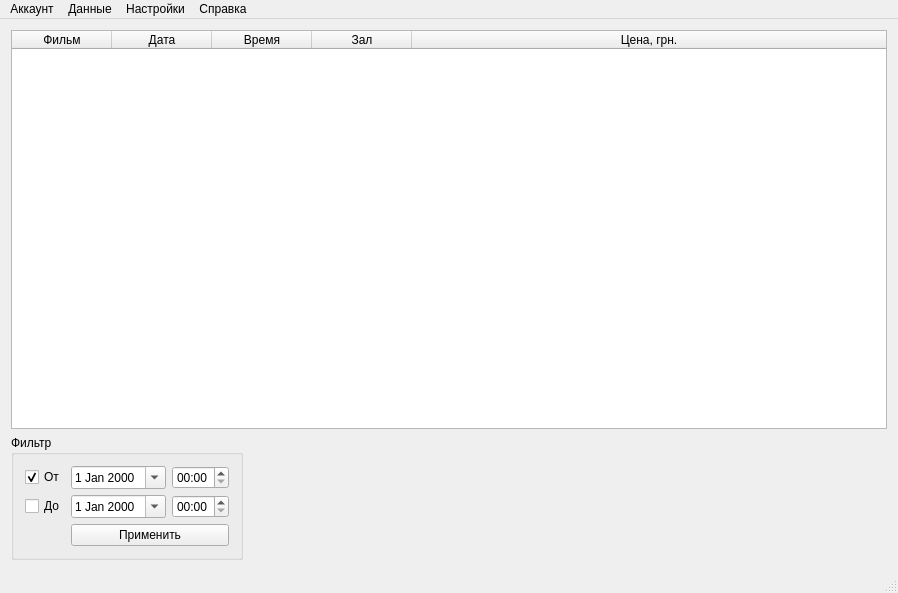
<?xml version="1.0" encoding="UTF-8"?>
<ui version="4.0">
 <class>MainWindow</class>
 <widget class="QMainWindow" name="MainWindow">
  <property name="geometry">
   <rect>
    <x>0</x>
    <y>0</y>
    <width>898</width>
    <height>593</height>
   </rect>
  </property>
  <property name="windowTitle">
   <string>MainWindow</string>
  </property>
  <property name="windowIcon">
   <iconset resource="icons.qrc">
    <normaloff>:/icons/icons/ticket.ico</normaloff>:/icons/icons/ticket.ico</iconset>
  </property>
  <widget class="QWidget" name="centralWidget">
   <property name="enabled">
    <bool>true</bool>
   </property>
   <layout class="QGridLayout" name="gridLayout_2">
    <item row="0" column="0">
     <widget class="QTableWidget" name="tableWidget">
      <property name="enabled">
       <bool>true</bool>
      </property>
      <property name="frameShape">
       <enum>QFrame::StyledPanel</enum>
      </property>
      <property name="frameShadow">
       <enum>QFrame::Sunken</enum>
      </property>
      <property name="horizontalScrollBarPolicy">
       <enum>Qt::ScrollBarAlwaysOff</enum>
      </property>
      <property name="editTriggers">
       <set>QAbstractItemView::DoubleClicked</set>
      </property>
      <property name="alternatingRowColors">
       <bool>true</bool>
      </property>
      <property name="selectionMode">
       <enum>QAbstractItemView::SingleSelection</enum>
      </property>
      <property name="selectionBehavior">
       <enum>QAbstractItemView::SelectRows</enum>
      </property>
      <property name="textElideMode">
       <enum>Qt::ElideMiddle</enum>
      </property>
      <attribute name="horizontalHeaderShowSortIndicator" stdset="0">
       <bool>false</bool>
      </attribute>
      <attribute name="horizontalHeaderStretchLastSection">
       <bool>true</bool>
      </attribute>
      <attribute name="verticalHeaderVisible">
       <bool>false</bool>
      </attribute>
      <column>
       <property name="text">
        <string>Фильм</string>
       </property>
      </column>
      <column>
       <property name="text">
        <string>Дата</string>
       </property>
      </column>
      <column>
       <property name="text">
        <string>Время</string>
       </property>
      </column>
      <column>
       <property name="text">
        <string>Зал</string>
       </property>
      </column>
      <column>
       <property name="text">
        <string>Цена, грн.</string>
       </property>
      </column>
     </widget>
    </item>
    <item row="1" column="0">
     <layout class="QHBoxLayout" name="horizontalLayout">
      <item>
       <widget class="QGroupBox" name="groupBox">
        <property name="title">
         <string>Фильтр</string>
        </property>
        <layout class="QGridLayout" name="gridLayout">
         <item row="0" column="2">
          <widget class="QTimeEdit" name="timeFilterFrom">
           <property name="currentSection">
            <enum>QDateTimeEdit::HourSection</enum>
           </property>
           <property name="displayFormat">
            <string>HH:mm</string>
           </property>
           <property name="calendarPopup">
            <bool>false</bool>
           </property>
          </widget>
         </item>
         <item row="1" column="0">
          <widget class="QCheckBox" name="checkBefore">
           <property name="text">
            <string>До</string>
           </property>
          </widget>
         </item>
         <item row="1" column="2">
          <widget class="QTimeEdit" name="timeFilterBefore">
           <property name="currentSection">
            <enum>QDateTimeEdit::HourSection</enum>
           </property>
           <property name="displayFormat">
            <string>HH:mm</string>
           </property>
           <property name="calendarPopup">
            <bool>false</bool>
           </property>
          </widget>
         </item>
         <item row="1" column="1">
          <widget class="QDateEdit" name="dateFilterBefore">
           <property name="enabled">
            <bool>true</bool>
           </property>
           <property name="calendarPopup">
            <bool>true</bool>
           </property>
          </widget>
         </item>
         <item row="0" column="0">
          <widget class="QCheckBox" name="checkFrom">
           <property name="text">
            <string>От</string>
           </property>
           <property name="checked">
            <bool>true</bool>
           </property>
          </widget>
         </item>
         <item row="0" column="1">
          <widget class="QDateEdit" name="dateFilterFrom">
           <property name="enabled">
            <bool>true</bool>
           </property>
           <property name="calendarPopup">
            <bool>true</bool>
           </property>
          </widget>
         </item>
         <item row="2" column="1" colspan="2">
          <widget class="QPushButton" name="pushButton">
           <property name="text">
            <string>Применить</string>
           </property>
          </widget>
         </item>
        </layout>
       </widget>
      </item>
      <item>
       <spacer name="horizontalSpacer">
        <property name="orientation">
         <enum>Qt::Horizontal</enum>
        </property>
        <property name="sizeHint" stdset="0">
         <size>
          <width>40</width>
          <height>20</height>
         </size>
        </property>
       </spacer>
      </item>
     </layout>
    </item>
   </layout>
  </widget>
  <widget class="QMenuBar" name="menuBar">
   <property name="geometry">
    <rect>
     <x>0</x>
     <y>0</y>
     <width>898</width>
     <height>20</height>
    </rect>
   </property>
   <widget class="QMenu" name="menuSettings">
    <property name="title">
     <string>Настройки</string>
    </property>
    <addaction name="actionSettings"/>
   </widget>
   <widget class="QMenu" name="menuAccount">
    <property name="title">
     <string>Аккаунт</string>
    </property>
    <addaction name="actionLock"/>
    <addaction name="actionLogout"/>
    <addaction name="separator"/>
    <addaction name="actionExit"/>
   </widget>
   <widget class="QMenu" name="menuData">
    <property name="tearOffEnabled">
     <bool>false</bool>
    </property>
    <property name="title">
     <string>Данные</string>
    </property>
    <property name="separatorsCollapsible">
     <bool>false</bool>
    </property>
    <property name="toolTipsVisible">
     <bool>false</bool>
    </property>
    <widget class="QMenu" name="menuSession">
     <property name="tearOffEnabled">
      <bool>false</bool>
     </property>
     <property name="title">
      <string>Сеансы</string>
     </property>
     <property name="icon">
      <iconset resource="icons.qrc">
       <normaloff>:/icons/icons/video.ico</normaloff>:/icons/icons/video.ico</iconset>
     </property>
     <property name="separatorsCollapsible">
      <bool>false</bool>
     </property>
     <addaction name="actionAddSession"/>
     <addaction name="actionEditSession"/>
     <addaction name="actionRemoveSession"/>
     <addaction name="separator"/>
     <addaction name="actionUpdateSessions"/>
    </widget>
    <widget class="QMenu" name="menuTickets">
     <property name="title">
      <string>Билеты</string>
     </property>
     <property name="icon">
      <iconset resource="icons.qrc">
       <normaloff>:/icons/icons/ticket.ico</normaloff>:/icons/icons/ticket.ico</iconset>
     </property>
     <addaction name="actionTicketInfo"/>
     <addaction name="actionTicketReturn"/>
    </widget>
    <addaction name="menuSession"/>
    <addaction name="menuTickets"/>
    <addaction name="actionFilms"/>
    <addaction name="actionEmployees"/>
   </widget>
   <widget class="QMenu" name="menuHelp">
    <property name="title">
     <string>Справка</string>
    </property>
    <addaction name="actionHelp"/>
    <addaction name="separator"/>
    <addaction name="actionAboutProgram"/>
   </widget>
   <addaction name="menuAccount"/>
   <addaction name="menuData"/>
   <addaction name="menuSettings"/>
   <addaction name="menuHelp"/>
  </widget>
  <widget class="QStatusBar" name="statusBar">
   <property name="sizeGripEnabled">
    <bool>true</bool>
   </property>
  </widget>
  <action name="actionLogin">
   <property name="icon">
    <iconset resource="icons.qrc">
     <normaloff>:/icons/icons/login.ico</normaloff>:/icons/icons/login.ico</iconset>
   </property>
   <property name="text">
    <string>Авторизация</string>
   </property>
  </action>
  <action name="actionLogout">
   <property name="icon">
    <iconset resource="icons.qrc">
     <normaloff>:/icons/icons/exit.ico</normaloff>:/icons/icons/exit.ico</iconset>
   </property>
   <property name="text">
    <string>Выйти с аккаунта</string>
   </property>
  </action>
  <action name="actionSettings">
   <property name="icon">
    <iconset resource="icons.qrc">
     <normaloff>:/icons/icons/settings.ico</normaloff>:/icons/icons/settings.ico</iconset>
   </property>
   <property name="text">
    <string>Параметры...</string>
   </property>
  </action>
  <action name="actionExit">
   <property name="icon">
    <iconset resource="icons.qrc">
     <normaloff>:/icons/icons/close.ico</normaloff>:/icons/icons/close.ico</iconset>
   </property>
   <property name="text">
    <string>Выход</string>
   </property>
  </action>
  <action name="actionEdit">
   <property name="icon">
    <iconset resource="icons.qrc">
     <normaloff>:/icons/icons/edit2.ico</normaloff>:/icons/icons/edit2.ico</iconset>
   </property>
   <property name="text">
    <string>Изменить</string>
   </property>
  </action>
  <action name="actionRemove">
   <property name="icon">
    <iconset resource="icons.qrc">
     <normaloff>:/icons/icons/remove2.ico</normaloff>:/icons/icons/remove2.ico</iconset>
   </property>
   <property name="text">
    <string>Удалить</string>
   </property>
  </action>
  <action name="actionLock">
   <property name="icon">
    <iconset resource="icons.qrc">
     <normaloff>:/icons/icons/lock.ico</normaloff>:/icons/icons/lock.ico</iconset>
   </property>
   <property name="text">
    <string>Заблокировать</string>
   </property>
  </action>
  <action name="actionFilms">
   <property name="icon">
    <iconset resource="icons.qrc">
     <normaloff>:/icons/icons/film.ico</normaloff>:/icons/icons/film.ico</iconset>
   </property>
   <property name="text">
    <string>Фильмы</string>
   </property>
   <property name="visible">
    <bool>true</bool>
   </property>
  </action>
  <action name="actionHelp">
   <property name="icon">
    <iconset resource="icons.qrc">
     <normaloff>:/icons/icons/help.ico</normaloff>:/icons/icons/help.ico</iconset>
   </property>
   <property name="text">
    <string>Справка</string>
   </property>
  </action>
  <action name="actionAboutProgram">
   <property name="icon">
    <iconset resource="icons.qrc">
     <normaloff>:/icons/icons/info.ico</normaloff>:/icons/icons/info.ico</iconset>
   </property>
   <property name="text">
    <string>О программе...</string>
   </property>
  </action>
  <action name="actionAddSession">
   <property name="icon">
    <iconset resource="icons.qrc">
     <normaloff>:/icons/icons/add2.ico</normaloff>:/icons/icons/add2.ico</iconset>
   </property>
   <property name="text">
    <string>Добавить сеанс</string>
   </property>
   <property name="toolTip">
    <string>Добавить сеанс</string>
   </property>
  </action>
  <action name="actionEditSession">
   <property name="icon">
    <iconset resource="icons.qrc">
     <normaloff>:/icons/icons/edit2.ico</normaloff>:/icons/icons/edit2.ico</iconset>
   </property>
   <property name="text">
    <string>Редактировать сеанс</string>
   </property>
  </action>
  <action name="actionRemoveSession">
   <property name="icon">
    <iconset resource="icons.qrc">
     <normaloff>:/icons/icons/remove2.ico</normaloff>:/icons/icons/remove2.ico</iconset>
   </property>
   <property name="text">
    <string>Удалить сеанс</string>
   </property>
  </action>
  <action name="actionUpdateSessions">
   <property name="icon">
    <iconset resource="icons.qrc">
     <normaloff>:/icons/icons/update.ico</normaloff>:/icons/icons/update.ico</iconset>
   </property>
   <property name="text">
    <string>Обновить</string>
   </property>
   <property name="toolTip">
    <string>Обновить сеансы</string>
   </property>
  </action>
  <action name="actionEmployees">
   <property name="icon">
    <iconset resource="icons.qrc">
     <normaloff>:/icons/icons/employees.ico</normaloff>:/icons/icons/employees.ico</iconset>
   </property>
   <property name="text">
    <string>Сотрудники</string>
   </property>
  </action>
  <action name="actionTicketInfo">
   <property name="icon">
    <iconset resource="icons.qrc">
     <normaloff>:/icons/icons/info.ico</normaloff>:/icons/icons/info.ico</iconset>
   </property>
   <property name="text">
    <string>Информация о билете</string>
   </property>
  </action>
  <action name="actionTicketReturn">
   <property name="icon">
    <iconset resource="icons.qrc">
     <normaloff>:/icons/icons/undo.ico</normaloff>:/icons/icons/undo.ico</iconset>
   </property>
   <property name="text">
    <string>Возврат билета</string>
   </property>
  </action>
 </widget>
 <layoutdefault spacing="6" margin="11"/>
 <resources>
  <include location="icons.qrc"/>
 </resources>
 <connections/>
</ui>
